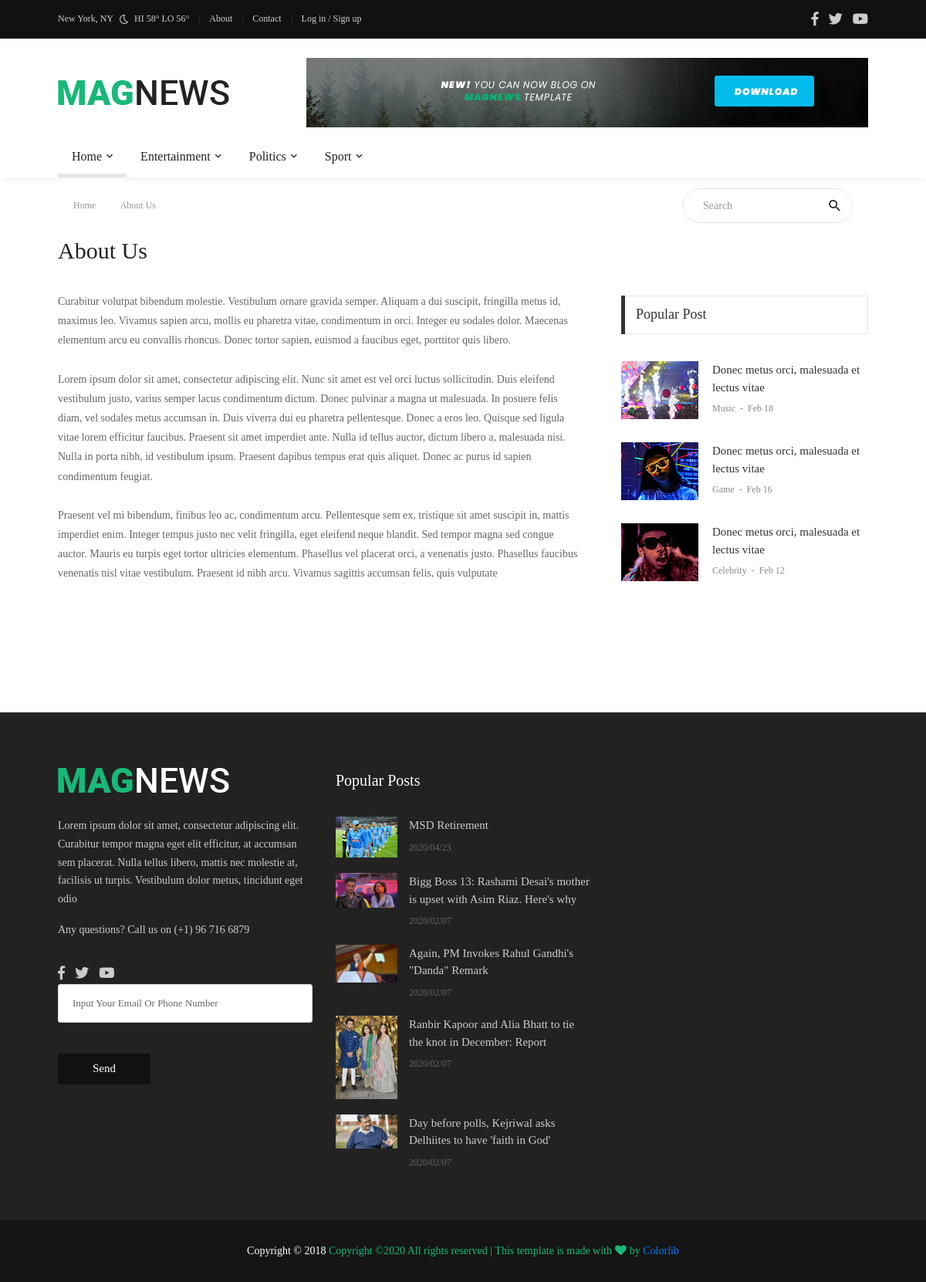
The page /about/ on the database its author committed.
### cat/models.py (models this page shows, shortened)
class Cat(models.Model):
    name = models.CharField(max_length=50)
    count = models.IntegerField(default = 0)

### news/models.py (models this page shows, shortened)
class News(models.Model):
    name = models.TextField(default='-')
    short_txt = models.TextField(default='-')
    body_txt = models.TextField(default='-')
    date = models.CharField(max_length=12, default='-')
    pic = models.CharField(max_length=20, default='-')
    writer = models.CharField(max_length=30, default='-')
    tags = models.CharField(max_length=30, default='-')
    catname = models.CharField(max_length=30, default='-')
    views = models.IntegerField(default=0)
    catid = models.IntegerField(default=0)
    picname = models.CharField(max_length=20, default='-')
    ocatid = models.IntegerField(default=0)
    confirm = models.IntegerField(default=0)
    show = models.IntegerField(default=0)

### main/views.py (the view)
# urls.py: path('about/', views.about, name= 'about'),
def about(request):
    cat = Cat.objects.all()
    subcat = SubCat.objects.all()
    site = Main.objects.get(pk = 2)
    popnews = News.objects.filter(confirm = 1).order_by('-show')
    return render(request, 'front/about.html', {'site' : site, 'popnews' : popnews, 'cat' : cat, 'subcat' : subcat})

### main/templates/front/about.html (shortened to what this page needs)
{% extends 'front/master.html'%}
{% load static%}
{% block mainblock%}
<div class="container">
	<div class="headline bg0 flex-wr-sb-c p-rl-20 p-tb-8">
		<div class="f2-s-1 p-r-30 m-tb-6">
			<a href="index.html" class="breadcrumb-item f1-s-3 cl9">
				Home
			</a>
			<span class="breadcrumb-item f1-s-3 cl9">
				About Us
			</span>
		</div>
		<div class="pos-relative size-a-2 bo-1-rad-22 of-hidden bocl11 m-tb-6">
			<input class="f1-s-1 cl6 plh9 s-full p-l-25 p-r-45" type="text" name="search" placeholder="Search">
			<button class="flex-c-c size-a-1 ab-t-r fs-20 cl2 hov-cl10 trans-03">
				<i class="zmdi zmdi-search"></i>
			</button>
		</div>
	</div>
</div>
<div class="container p-t-4 p-b-35">
	<h2 class="f1-l-1 cl2">
		About Us
	</h2>
</div>
<section class="bg0 p-b-110">
	<div class="container">
		<div class="row justify-content-center">
			<div class="col-md-7 col-lg-8 p-b-30">
				<div class="p-r-10 p-r-0-sr991">
					<p class="f1-s-11 cl6 p-b-25">
						Curabitur volutpat bibendum molestie. Vestibulum ornare gravida semper. Aliquam a dui suscipit, fringilla metus id, maximus leo. Vivamus sapien arcu, mollis eu pharetra vitae, condimentum in orci. Integer eu sodales dolor. Maecenas elementum arcu eu convallis rhoncus. Donec tortor sapien, euismod a faucibus eget, porttitor quis libero.
					</p>
					<p class="f1-s-11 cl6 p-b-25">
						Lorem ipsum dolor sit amet, consectetur adipiscing elit. Nunc sit amet est vel orci luctus sollicitudin. Duis eleifend vestibulum justo, varius semper lacus condimentum dictum. Donec pulvinar a magna ut malesuada. In posuere felis diam, vel sodales metus accumsan in. Duis viverra dui eu pharetra pellentesque. Donec a eros leo. Quisque sed ligula vitae lorem efficitur faucibus. Praesent sit amet imperdiet ante. Nulla id tellus auctor, dictum libero a, malesuada nisi. Nulla in porta nibh, id vestibulum ipsum. Praesent dapibus tempus erat quis aliquet. Donec ac purus id sapien condimentum feugiat.
					</p>
					<p class="f1-s-11 cl6 p-b-25">
						Praesent vel mi bibendum, finibus leo ac, condimentum arcu. Pellentesque sem ex, tristique sit amet suscipit in, mattis imperdiet enim. Integer tempus justo nec velit fringilla, eget eleifend neque blandit. Sed tempor magna sed congue auctor. Mauris eu turpis eget tortor ultricies elementum. Phasellus vel placerat orci, a venenatis justo. Phasellus faucibus venenatis nisl vitae vestibulum. Praesent id nibh arcu. Vivamus sagittis accumsan felis, quis vulputate
					</p>
				</div>
			</div>
			<div class="col-md-5 col-lg-4 p-b-30">
				<div class="p-l-10 p-rl-0-sr991 p-t-5">
					<div>
						<div class="how2 how2-cl4 flex-s-c">
							<h3 class="f1-m-2 cl3 tab01-title">
								Popular Post
							</h3>
						</div>
						<ul class="p-t-35">
							<li class="flex-wr-sb-s p-b-30">
								<a href="#" class="size-w-10 wrap-pic-w hov1 trans-03">
									<img src="images/popular-post-04.jpg" alt="IMG">
								</a>
								<div class="size-w-11">
									<h6 class="p-b-4">
										<a href="#" class="f1-s-5 cl3 hov-cl10 trans-03">
											Donec metus orci, malesuada et lectus vitae
										</a>
									</h6>
									<span class="cl8 txt-center p-b-24">
										<a href="#" class="f1-s-6 cl8 hov-cl10 trans-03">
											Music
										</a>
										<span class="f1-s-3 m-rl-3">
											-
										</span>
										<span class="f1-s-3">
											Feb 18
										</span>
									</span>
								</div>
							</li>
							<li class="flex-wr-sb-s p-b-30">
								<a href="#" class="size-w-10 wrap-pic-w hov1 trans-03">
									<img src="images/popular-post-05.jpg" alt="IMG">
								</a>
								<div class="size-w-11">
									<h6 class="p-b-4">
										<a href="#" class="f1-s-5 cl3 hov-cl10 trans-03">
											Donec metus orci, malesuada et lectus vitae
										</a>
									</h6>
									<span class="cl8 txt-center p-b-24">
										<a href="#" class="f1-s-6 cl8 hov-cl10 trans-03">
											Game
										</a>
										<span class="f1-s-3 m-rl-3">
											-
										</span>
										<span class="f1-s-3">
											Feb 16
										</span>
									</span>
								</div>
							</li>
							<li class="flex-wr-sb-s p-b-30">
								<a href="#" class="size-w-10 wrap-pic-w hov1 trans-03">
									<img src="images/popular-post-06.jpg" alt="IMG">
								</a>
								<div class="size-w-11">
									<h6 class="p-b-4">
										<a href="#" class="f1-s-5 cl3 hov-cl10 trans-03">
											Donec metus orci, malesuada et lectus vitae
										</a>
									</h6>
									<span class="cl8 txt-center p-b-24">
										<a href="#" class="f1-s-6 cl8 hov-cl10 trans-03">
											Celebrity
										</a>
										<span class="f1-s-3 m-rl-3">
											-
										</span>
										<span class="f1-s-3">
											Feb 12
										</span>
									</span>
								</div>
							</li>
						</ul>
					</div>
				</div>
			</div>
		</div>
	</div>
</section>
{% endblock%}

### main/templates/front/master.html (shortened to what this page needs)
{% load static %}
<!DOCTYPE html>
<html lang="en">
<head>
	<link rel="stylesheet" type="text/css" href="{%static 'front/vendor/bootstrap/css/bootstrap.min.css' %}">
	<link rel="stylesheet" type="text/css" href="{%static 'front/fonts/fontawesome-5.0.8/css/fontawesome-all.min.css' %}">
	<link rel="stylesheet" type="text/css" href="{%static 'front/fonts/iconic/css/material-design-iconic-font.min.css' %}">
	<link rel="stylesheet" type="text/css" href="{%static 'front/vendor/animate/animate.css' %}">
	<link rel="stylesheet" type="text/css" href="{%static 'front/vendor/css-hamburgers/hamburgers.min.css' %}">
	<link rel="stylesheet" type="text/css" href="{%static 'front/vendor/animsition/css/animsition.min.css' %}">
	<link rel="stylesheet" type="text/css" href="{%static 'front/css/util.min.css' %}">
	<link rel="stylesheet" type="text/css" href="{%static 'front/css/main.css' %}">
</head>
<body class="animsition">
	<header>
		<div class="container-menu-desktop">
			<div class="topbar">
				<div class="content-topbar container h-100">
					<div class="left-topbar">
						<span class="left-topbar-item flex-wr-s-c">
							<span>
								New York, NY
							</span>
							<img class="m-b-1 m-rl-8" src="{% static 'front/images/icons/icon-night.png' %}" alt="IMG">
							<span>
								HI 58° LO 56°
							</span>
						</span>
						<a href="/about" class="left-topbar-item">
							About
						</a>
						<a href="/contact" class="left-topbar-item">
							Contact
						</a>
						<a href="/register" class="left-topbar-item">
							Log in / Sign up
						</a>
					</div>
					<div class="right-topbar">
						<a href="{{site.fb}}">
							<span class="fab fa-facebook-f"></span>
						</a>
						<a href="{{site.tw}}">
							<span class="fab fa-twitter"></span>
						</a>
						<a href="{{site.yt}}">
							<span class="fab fa-youtube"></span>
						</a>
					</div>
				</div>
			</div>
			<div class="wrap-logo container">
				<div class="logo">
					<a href="/"><img src="{% static 'front/images/icons/logo-01.png' %}" alt="LOGO"></a>
				</div>
				<div class="banner-header">
					<a href="#"><img src="{% static 'front/images/banner-01.jpg' %}" alt="IMG"></a>
				</div>
			</div>
			<div class="wrap-main-nav">
				<div class="main-nav">
					<nav class="menu-desktop">
						<ul class="main-menu">
							<li class="main-menu-active">
								<a href="/">Home</a>
							</li>
							{% for i in cat %}
								{% if i.count != 0 %}
							<li class="mega-menu-item">
								<a href="category-01.html">{{i.name}}</a>
							</li>
								{% endif %}
							{% endfor %}
						</ul>
					</nav>
				</div>
			</div>
		</div>
	</header>
	{% block mainblock %}
	{% endblock %}
	<footer>
		<div class="bg2 p-t-40 p-b-25">
			<div class="container">
				<div class="row">
					<div class="col-lg-4 p-b-20">
						<div class="size-h-3 flex-s-c">
							<a href="index.html">
								<img class="max-s-full" src="{% static 'front/images/icons/logo-02.png' %}" alt="LOGO">
							</a>
						</div>
						<div>
							<p class="f1-s-1 cl11 p-b-16">
								Lorem ipsum dolor sit amet, consectetur adipiscing elit. Curabitur tempor magna eget elit efficitur, at accumsan sem placerat. Nulla tellus libero, mattis nec molestie at, facilisis ut turpis. Vestibulum dolor metus, tincidunt eget odio
							</p>
							<p class="f1-s-1 cl11 p-b-16">
								Any questions? Call us on (+1) 96 716 6879
							</p>
							<div class="p-t-15">
								<a href="{{site.fb}}" class="fs-18 cl11 hov-cl10 trans-03 m-r-8">
									<span class="fab fa-facebook-f"></span>
								</a>
								<a href="{{site.tw}}" class="fs-18 cl11 hov-cl10 trans-03 m-r-8">
									<span class="fab fa-twitter"></span>
								</a>
								<a href="{{site.yt}}" class="fs-18 cl11 hov-cl10 trans-03 m-r-8">
									<span class="fab fa-youtube"></span>
								</a>
							</div>
							<form action="{%url 'news_letter' %}" method="POST">
							<input class="bo-1-rad-3 bocl13 size-a-19 f1-s-13 cl5 plh6 p-rl-18 m-b-20" type="txt" name="txt" placeholder="Input Your Email Or Phone Number">
							<button type="submit" class="size-a-20 bg1 borad-2 f1-s-12 cl0 hov-btn1 trans-03 p-rl-15 m-t-20">
									Send
								</button>
							</form>
						</div>
					</div>
					<div class="col-sm-6 col-lg-4 p-b-20">
						<div class="size-h-3 flex-s-c">
							<h5 class="f1-m-7 cl0">
								Popular Posts
							</h5>
						</div>
						<ul>
							{% for i in popnews %}
							<li class="flex-wr-sb-s p-b-20">
								<a href="{% url 'news_detail' i.name %}" class="size-w-4 wrap-pic-w hov1 trans-03">
									<img src="{{i.pic}}" alt="IMG">
								</a>
								<div class="size-w-5">
									<h6 class="p-b-5">
										<a href="{% url 'news_detail' i.name %}" class="f1-s-5 cl11 hov-cl10 trans-03">
											{{i.name|safe}}
										</a>
									</h6>
									<span class="f1-s-3 cl6">
										{{i.date}}
									</span>
								</div>
							</li>
							{% endfor %}
						</ul>
					</div>
				</div>
			</div>
		</div>
		<div class="bg11">
			<div class="container size-h-4 flex-c-c p-tb-15">
				<span class="f1-s-1 cl0 txt-center">
					Copyright © 2018
					<a href="#" class="f1-s-1 cl10 hov-link1">
Copyright &copy;<script>document.write(new Date().getFullYear());</script> All rights reserved | This template is made with <i class="fa fa-heart" aria-hidden="true"></i> by <a href="https://colorlib.com" target="_blank">Colorlib</a>
				</span>
			</div>
		</div>
	</footer>
</body>
</html>

### rows shown on the page
Cat: name "Entertainment"
Cat: name "Politics"
Cat: name "Sport"
News: pic (picture), name "MSD Retirement", date "2020/04/23"
News: pic (picture), name "Bigg Boss 13: Rashami Desai's mother is upset with Asim Riaz. Here's why", date "2020/02/07"
News: pic (picture), name "Again, PM Invokes Rahul Gandhi's \"Danda\" Remark", date "2020/02/07"
News: pic (picture), name "Ranbir Kapoor and Alia Bhatt to tie the knot in December: Report", date "2020/02/07"
News: pic (picture), name "Day before polls, Kejriwal asks Delhiites to have 'faith in God'", date "2020/02/07"
